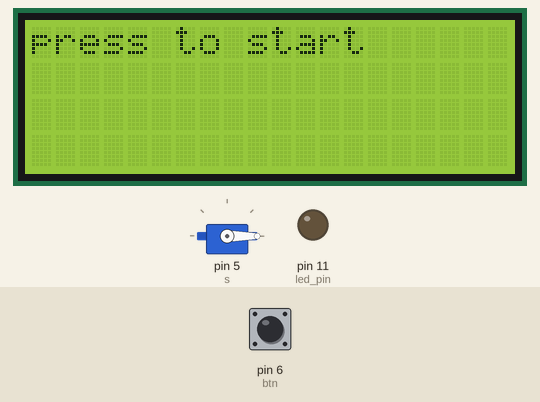
This sketch was run on a simulated Arduino Uno, built with avr-gcc and run on an emulated ATmega328P. Parts: servo, 20×4 character LCD, output pins drawn as LEDs (lit = HIGH). The test bench sets the inputs (shaded band); at power-on: pin 6 (btn) HIGH.

Above: at 1.2 s.
1.3 s: pin 6 (btn) pulled LOW for 0.15 s
At 1.88 s:
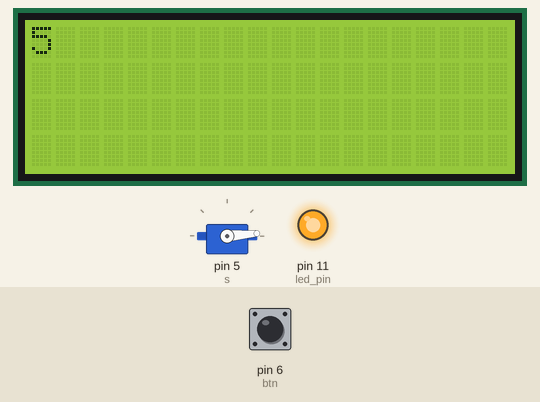
At 3.46 s:
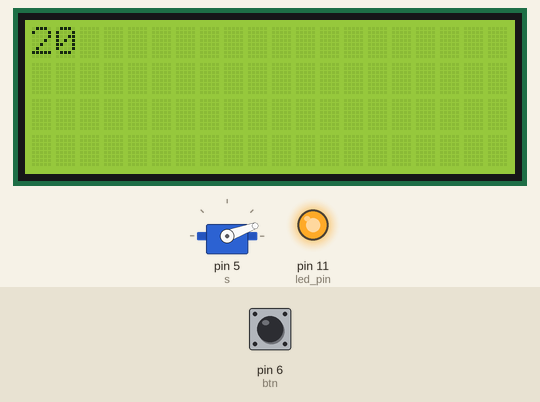
Timing chart, 0 to 17.7 s (numbered marks = the images above; inputs shaded):
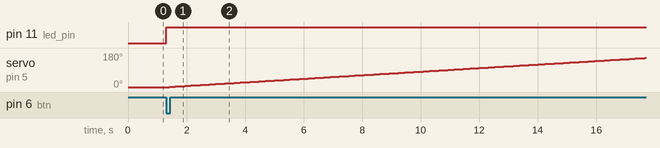

The sketch:

lcd+servo+led_with_delay.ino
```cpp
#include <LiquidCrystal_I2C.h>
#include <Servo.h>
Servo s;
LiquidCrystal_I2C lcd(0x27, 20, 4);

int led_pin=11;
int servo_pin=5;
int btn=6;
bool ledstate=HIGH;
bool laststate=HIGH;
void start();
unsigned long prev=0;
void setup(){
  s.attach(5);
  s.write(0);
  pinMode(11,OUTPUT);
  pinMode(6,INPUT_PULLUP);
  lcd.init();
  lcd.backlight();
  lcd.clear();
  lcd.setCursor(0,0);
  lcd.print("press to start");
  }

void loop(){
  digitalWrite(led_pin,(ledstate) ? LOW:HIGH );
 bool state=digitalRead(btn);
  if(laststate==HIGH&&state==LOW){
    digitalWrite(led_pin,ledstate);
    start();
    ledstate=!ledstate;
  }
  laststate=state;

}
void start(){
  unsigned long now=millis();
  for(int i=0;i<=180;i++){

      lcd.clear();
      s.write(i);
      lcd.setCursor(0,0);
      lcd.print(i);
      delay(100);}

  for(int i=180;i>=0;i--){

      lcd.clear();
      s.write(i);
      lcd.setCursor(0,0);
      lcd.print(i);
      delay(100);
    }

}
```

Measured:
- after the input at 1.3 s, pin 11 (led_pin): LOW → HIGH at once; servo on pin 5 (s): moves from 0° to 154° over 16.2 s, starting after 0.11 s; the display: first changes at once (image 1 shows a later state)
